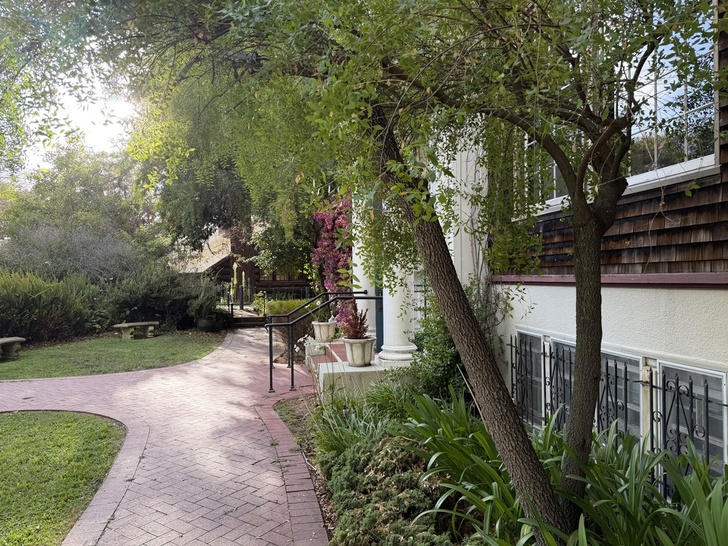
#> input picture proj3/data/path1_downsized.jpeg, 728 x 546 px, shrunk from 1000 x 750 before the run
$ python main.py
#> lines starting #> are read from the running program, lines starting #| are printed output that depends on the picture
import numpy as np
import matplotlib.pyplot as plt
import cv2
from scipy.ndimage import distance_transform_edt
import skimage.io as skio
import skimage.util as skutil
from harris import get_harris_corners

# [8 lines left out: function save_image, not called in this run]

'''
PART A
'''
# [362 lines left out: functions computeH, computeBounds, warpImageNearestNeighbor, warpImageBilinear, calculateDistWeight, blendImages and 5 more, not called in this run]

'''
PART B
'''
def detectCorners(im1, im2, name=""):

    gray1 = cv2.cvtColor(im1, cv2.COLOR_RGB2GRAY)
    gray2 = cv2.cvtColor(im2, cv2.COLOR_RGB2GRAY)

    h1, coords1 = get_harris_corners(gray1)
    h2, coords2 = get_harris_corners(gray2)

    visualizeCorners(im1, coords1, f"{name}1")
    visualizeCorners(im2, coords2, f"{name}2")

    coords1 = adaptive_nonmaximal_suppression(coords1, h1)
    coords2 = adaptive_nonmaximal_suppression(coords2, h2)

    visualizeCorners(im1, coords1, f"ANMS {name}1")
    visualizeCorners(im2, coords2, f"ANMS {name}2")

    descriptors1, coords1 = extract_feature_descriptors(gray1, coords1)
    descriptors2, coords2 = extract_feature_descriptors(gray2, coords2)

    print(f"Detected {descriptors1.shape[0]} features in Image 1 ({name}1)"
          f" and {descriptors2.shape[0]} features in Image 2 ({name}2).")

    visualize_feature_descriptors(descriptors1, num_features=64,
                             name=f"{name}1", use_colormap=False)
    visualize_feature_descriptors(descriptors2, num_features=64,
                             name=f"{name}2", use_colormap=False)

    matches, coord1_matches, coord2_matches = match_features(
        descriptors1, descriptors2, coords1, coords2, thresh=0.7)

    visualize_matches(im1, im2, coord1_matches, coord2_matches, name=name)

    H, inliers = ransac(matches, coords1, coords2, num_iterations=1000, threshold=1.0)
    visualize_inliers_outliers(im1, im2, matches, coords1, coords2, inliers, name=name)
    mosaic = visualize_auto_mosaic(im1, im2, H, name=name)

# Adaptive Non-Maximal Suppression (ANMS)
# [273 lines left out: functions adaptive_nonmaximal_suppression, extract_feature_descriptors, match_features, ransac, visualizeCorners, visualize_feature_descriptors and 3 more, not called in this run]

if __name__ == "__main__":
    # A.1: LOAD IMAGES
    IM1_NAME = "data/path1_downsized.jpeg"
    IM2_NAME = "data/path2_downsized.jpeg"
    IM_RECT_NAME = "data/window.jpeg"

    NAME = "path"
    RECT_NAME = "window"

    im1 = cv2.imread(IM1_NAME)
#> im1 is the input picture: shape (546, 728, 3); mean B, G, R 90.1, 108.7, 108.3
    im2 = cv2.imread(IM2_NAME)
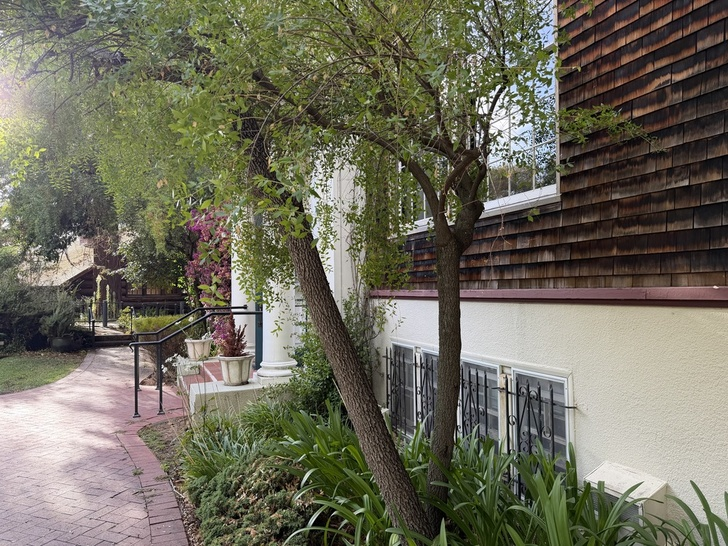
#> input picture proj3/data/path2_downsized.jpeg, 728 x 546 px, shrunk from 1000 x 750 before the run
#> im2 is the input picture: shape (546, 728, 3); mean B, G, R 92.7, 108.8, 111
    im_rect = cv2.imread(IM_RECT_NAME)
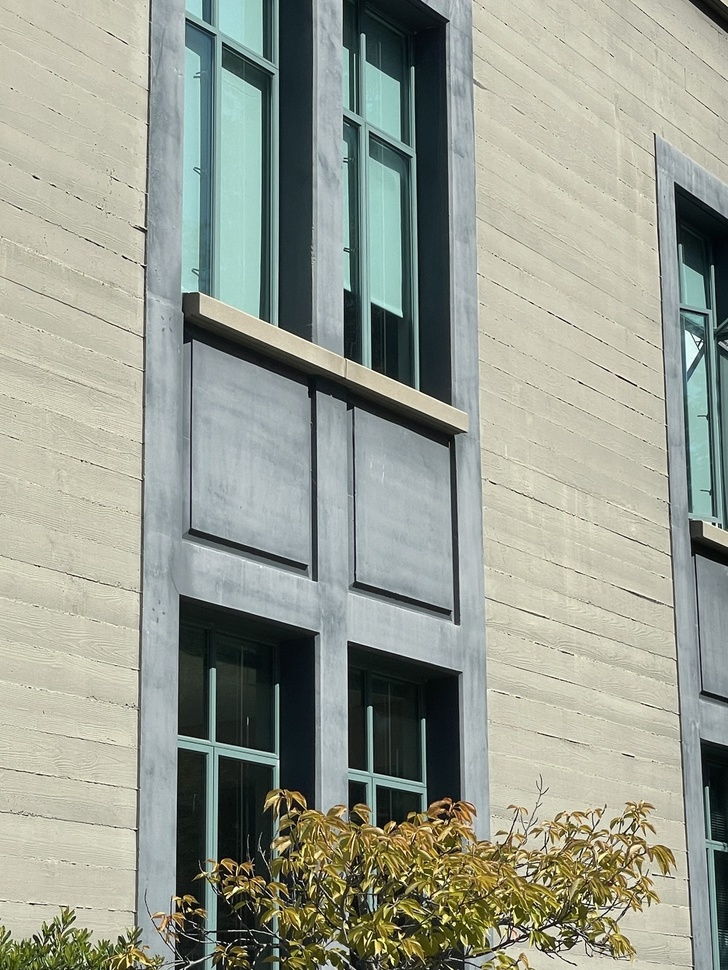
#> input picture proj3/data/window.jpeg, 728 x 970 px, shrunk from 1000 x 1333 before the run
#> im_rect is the input picture: shape (970, 728, 3); mean B, G, R 144.8, 156.8, 151.8

    im1_rgb = cv2.cvtColor(im1, cv2.COLOR_BGR2RGB)
    im2_rgb = cv2.cvtColor(im2, cv2.COLOR_BGR2RGB)
    im_rect_rgb = cv2.cvtColor(im_rect, cv2.COLOR_BGR2RGB)

    print(f"Image 1 ({NAME}): {im1_rgb.shape}")
#| Image 1 (path): (546, 728, 3)
    print(f"Image 2 ({NAME}): {im2_rgb.shape}")
#| Image 2 (path): (546, 728, 3)
    print(f"Rectification image ({RECT_NAME}): {im_rect_rgb.shape}")
#| Rectification image (window): (970, 728, 3)

    '''

    # A.2: RECOVER HOMOGRAPHIES
    # Correspondences: Image 1 -> Image 2
    # im1_pts = np.array([
    #     [1543, 2833], [2735, 2865], [1975, 455], [2123, 2549],
    #     [1713, 1831], [1893, 2247], [4635, 1645], [5153, 2827], [4023, 3137]
    # ])
    # path
    # im1_pts = np.array([
    #     [2127,2555],[1814,1998],[2907,2863],[2302,3057],[1900,2481],
    #     [3812,2171],[5110,2884],[3585,2863],[2224,3763],[3032,458],
    #     [1343,726],[2600,893],[1763,1839],[2388,1392],[3345,1413],
    #     [3450,787],[3337,2289],[4062,2600]
    # ])
    # bancroft
    # im1_pts = np.array([
    #     [1333,1882],[1227,3718],[1778,2038],[2360,994],[2009,3409],
    #     [2475,2795],[1389,2625],[764,3237],[2882,2212],[1783,2544],
    #     [1681,2181],[1377,2060],[2174,3993],[1705,3274],[1150,3083],[918,2829]
    # ])
    # haas
    # im1_pts = np.array([
    #     [1185,343],[1674,1301],[1701,827],[1325,1681],[2458,826],
    #     [1959,2488],[1928,1736],[3584,1194],[3337,861],[3492,1841],
    #     [3260,2128],[3863,1393],[3922,2259],[3932,2122],[3803,1737],
    #     [3643,1682],[3364,1452],[3003,532],[2631,312],[3229,2869],
    #     [2806,2984]
    # ])
    # room
    # im1_pts = np.array([
    #     [395,190],[372,479],[379,674],[581,188],[586,607],[757,189],
    #     [766,599],[933,192],[492,243],[817,71],[485,72],[494,563],
    #     [552,620],[605,523],[911,436],[871,531]
    # ])
    # chandelier
    # im1_pts = np.array([
    #     [262,667],[292,462],[503,424],[645,408],[501,665],[250,871],
    #     [136,686],[142,511],[168,373],[326,305],[287,973],[403,639],
    #     [468,610],[177,763],[179,581],[29,913]
    # ])
    # garage
    im1_pts = np.array([
        [558,561],[536,358],[558,351],[858,302],[886,396],[902,457],
        [926,510],[682,425],[826,554],[497,499],[404,437],[472,419],
        [399,280],[932,292],[797,462],[746,514],[664,319],[633,420],
        [671,544],[741,624],[608,547],[841,478],[457,543]
    ])

    # im2_pts = np.array([
    #     [421, 3005], [1759, 3019], [921, 457], [1065, 2697],
    #     [627, 1889], [823, 2363], [3547, 1817], [4009, 2885], [3041, 3219]
    # ])
    # path
    # im2_pts = np.array([
    #     [1079,2703],[741,2088],[1946,3002],[1274,3239],[827,2623],
    #     [2861,2287],[3975,2944],[2613,2974],[1154,4007],[2044,569],
    #     [121,700],[1534,975],[692,1904],[1317,1448],[2353,1537],
    #     [2489,945],[2410,2403],[3080,2699]
    # ])
    # bancroft
    # im2_pts = np.array([
    #     [783,1884],[665,3782],[1249,2047],[1804,1034],[1468,3404],
    #     [1912,2767],[846,2654],[157,3334],[2268,2205],[1255,2554],
    #     [1155,2193],[837,2068],[1633,3962],[1178,3290],[586,3143],[327,2892]
    # ])
    # haas
    # im2_pts = np.array([
    #     [18,12],[581,1170],[646,646],[102,1581],[1504,763],[849,2475],
    #     [866,1668],[2493,1234],[2308,907],[2384,1804],[2179,2063],
    #     [2696,1425],[2693,2175],[2712,2056],[2636,1720],[2516,1666],
    #     [2300,1450],[2038,557],[1696,272],[2096,2759],[1695,2909]
    # ])
    # room
    # im2_pts = np.array([
    #     [179,172],[140,485],[133,702],[386,191],[373,613],[551,209],
    #     [546,594],[697,228],[291,241],[604,105],[286,61],[278,575],
    #     [334,630],[393,527],[677,444],[642,527]
    # ])
    # chandelier
    # im2_pts = np.array([
    #     [251,437],[273,220],[504,176],[661,147],[485,437],[249,616],
    #     [128,454],[117,275],[126,111],[304,25],[285,697],[392,410],
    #     [457,386],[175,525],[160,350],[51,654]
    # ])
    # garage
    im2_pts = np.array([
        [193,572],[178,356],[198,351],[498,311],[521,401],[533,459],
        [556,511],[321,427],[463,558],[132,499],[30,437],[108,420],
        [33,273],[566,302],[436,465],[386,516],[310,321],[276,423],
        [311,544],[380,628],[243,549],[477,482],[86,549]
    ])

    A, b, H, h = computeH(im1_pts, im2_pts)

    printSystem(A, b, H, h, im1_pts.shape[0], "Mosaic Homography")

    visualizeCorrespondences(im1_rgb, im2_rgb, im1_pts, im2_pts, "Mosaic Correspondences (Image 1 → Image 2)", name=NAME)

    # A.3: WARP IMAGES
    print("Warping with Nearest Neighbor")
    im1_warped_nn, alpha1_nn, offset1_nn = warpImageNearestNeighbor(im1_rgb, H)

    print("Warping with Bilinear Interpolation")
    im1_warped_bil, alpha1_bil, offset1_bil = warpImageBilinear(im1_rgb, H)

    print(f"Warped image shape: {im1_warped_bil.shape}")
    print(f"Offset: {offset1_bil}")

    # Compare interpolation methods
    visualizeWarping(im1_rgb, im2_rgb, im1_warped_nn, im1_warped_bil, name=NAME)

    # A.3: RECTIFICATION
    # frame
    # rect_pts = np.array([
    #     [173,297], # top-left
    #     [575,164], # top-right
    #     [629,793], # bottom-right
    #     [114,829], # bottom-left
    # ])
    # window
    rect_pts = np.array([
        [254,27],[566,212],[581,1074],[244,1006]
    ])

    rect_w, rect_h = 1000, 1333 # 750, 1000
    rect_target = np.array([
        [0, 0],
        [rect_w - 1, 0],
        [rect_w - 1, rect_h - 1],
        [0, rect_h - 1],
    ], dtype=np.float64)

    A_rect, b_rect, H_rect, h_rect = computeH(rect_pts, rect_target)

    printSystem(A_rect, b_rect, H_rect, h_rect, rect_pts.shape[0], "Rectification Homography")

    print("Warping Rectification with Bilinear Interpolation")
    rect_warped_bil, alpha_rect_bil, offset_rect_bil = warpImageBilinear(im_rect_rgb, H_rect)

    # crop to only rectified
    x_start = max(0, int(-offset_rect_bil[0]))
    y_start = max(0, int(-offset_rect_bil[1]))
    x_end = min(rect_warped_bil.shape[1], x_start + rect_w)
    y_end = min(rect_warped_bil.shape[0], y_start + rect_h)

    rect_cropped = rect_warped_bil[y_start:y_end, x_start:x_end]

    visualizeRectification(im_rect_rgb, rect_cropped, rect_pts, name=RECT_NAME)

    # A.4: BLEND IMAGES INTO MOSAIC
    # Image 2 stays at its original position and image 1 is warped to image 2's coordinate plane
    im2_alpha = np.ones((im2_rgb.shape[0], im2_rgb.shape[1]), dtype=np.float32)
    im2_offset = (0, 0)

    mosaic, mosaic_offset = blendImages(
        im1_warped_bil, alpha1_bil, offset1_bil,
        im2_rgb, im2_alpha, im2_offset
    )

    print(f"Mosaic shape: {mosaic.shape}")

    visualizeMosaic(im1_rgb, im2_rgb, im1_warped_bil, mosaic, name=NAME)

    '''

    detectCorners(im1_rgb, im2_rgb, name=NAME)
#> in detectCorners, `gray1 = cv2.cvtColor(im1, cv2.COLOR_RGB2GRAY)`:
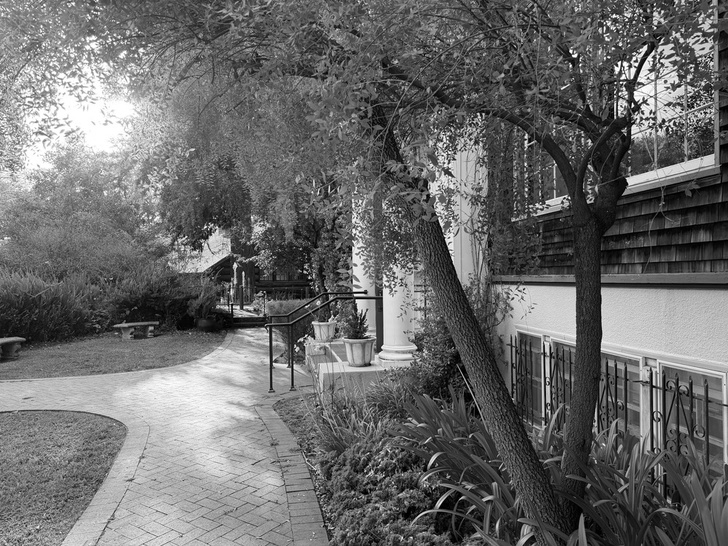
#> gray1: shape (546, 728); min 0, max 255, mean 106.5
#> in detectCorners, `gray2 = cv2.cvtColor(im2, cv2.COLOR_RGB2GRAY)`:
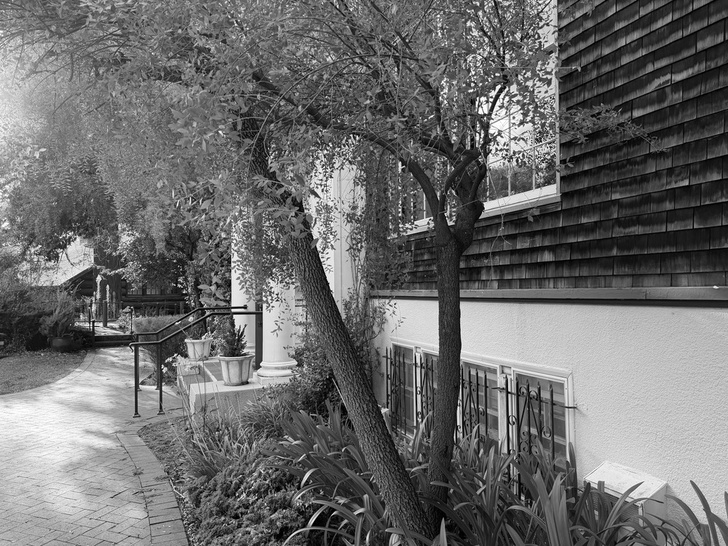
#> gray2: shape (546, 728); min 0, max 255, mean 107.6
#> (the call stopped at in detectCorners, `h1, coords1 = get_harris_corners(gray1)`: harris is not available in this run)
